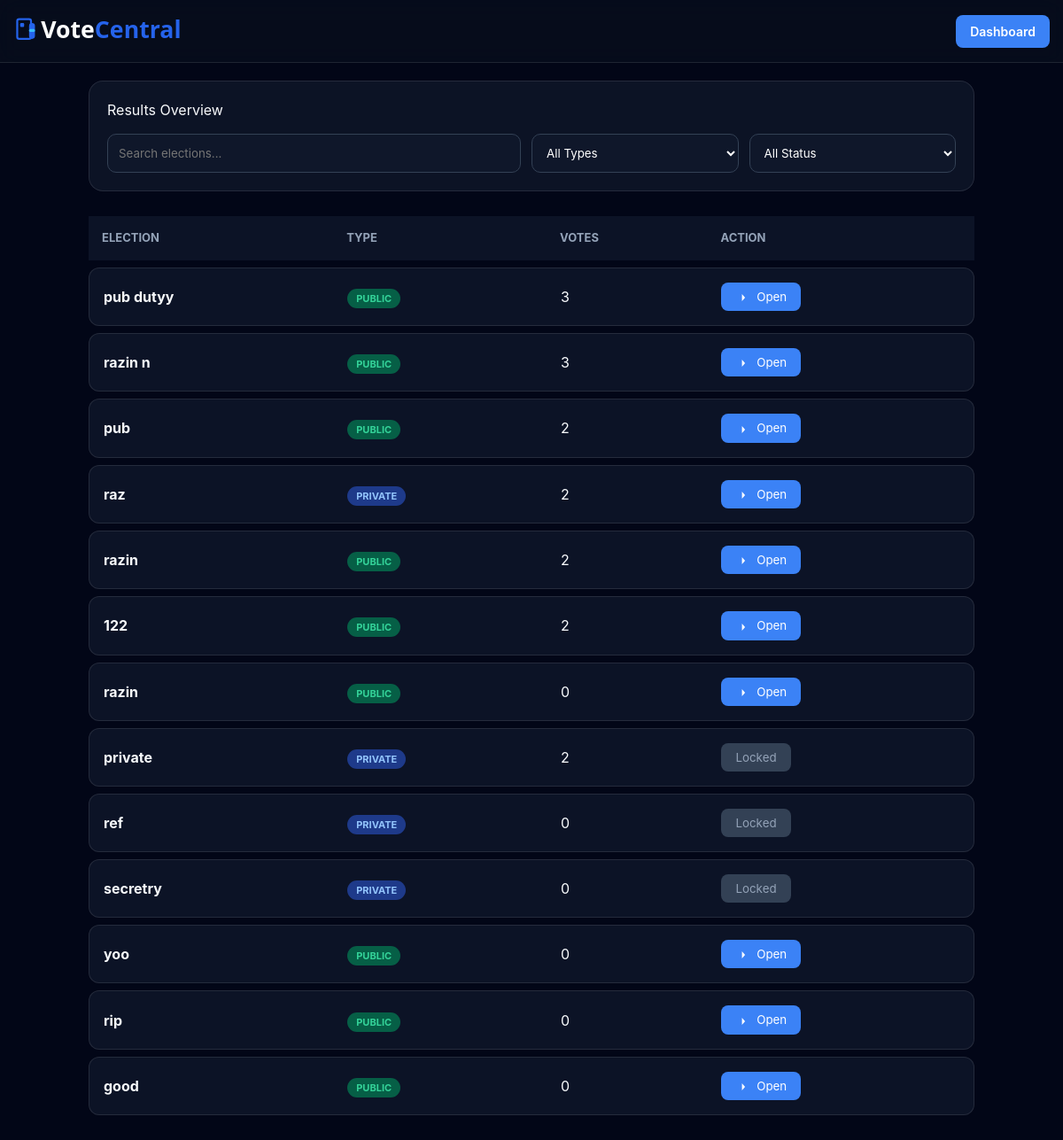
Before: /admin/results (signed in) with the older database file.
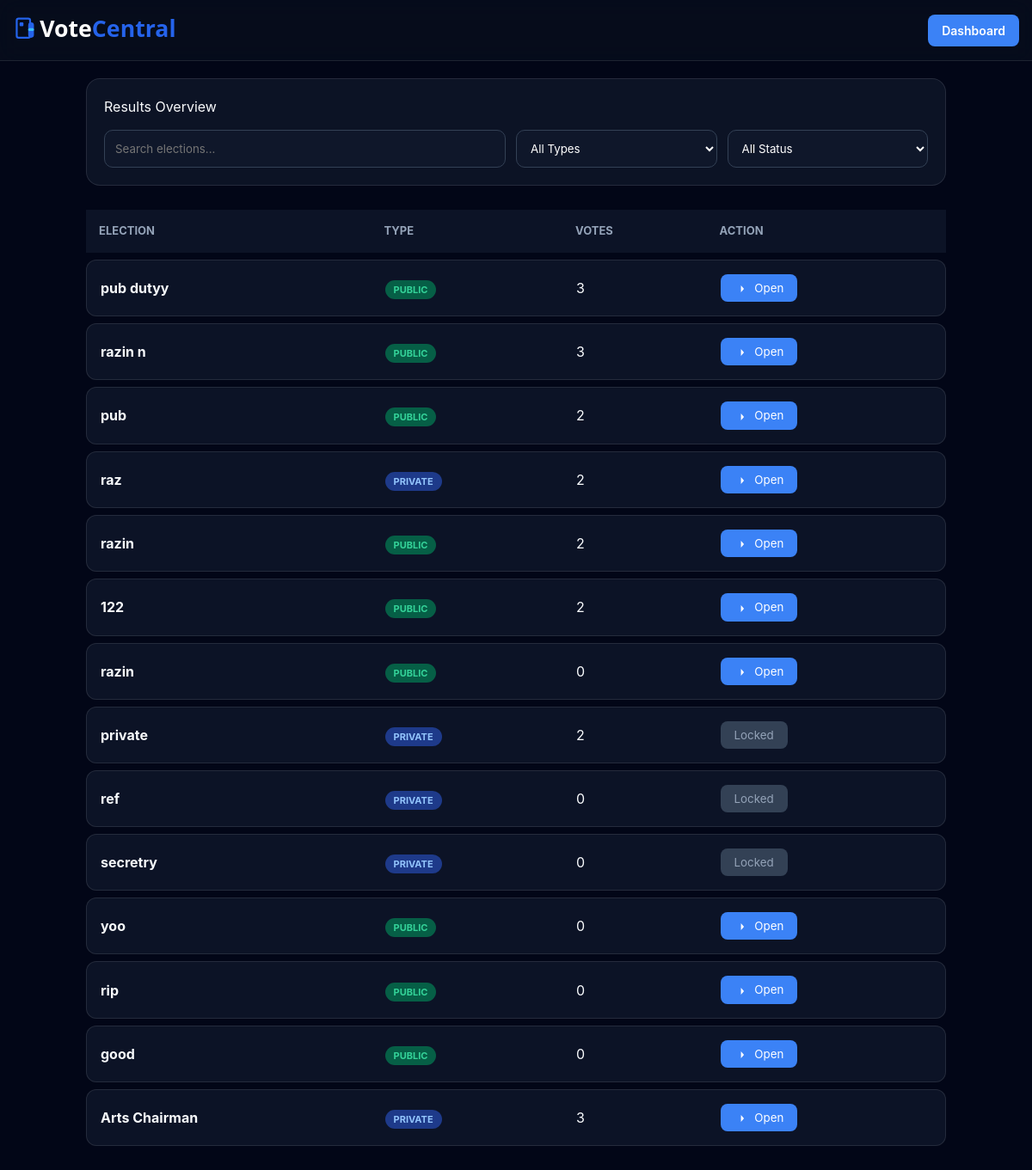
After: the same page with the newer database file.
### app.py (models this page shows)
class Election(db.Model):
    id = db.Column(db.Integer, primary_key=True)
    admin_id = db.Column(db.Integer, db.ForeignKey("admin.id"))
    name = db.Column(db.String(120))
    election_type = db.Column(db.String(20))  # public / private
    public_code = db.Column(db.String(20), nullable=True)
    start_time = db.Column(db.String(40), nullable=True)
    end_time = db.Column(db.String(40), nullable=True)
    result_visible = db.Column(db.Boolean, default=True)
    candidates = db.relationship("Candidate", backref="election", cascade="all,delete")
    votes = db.relationship("Vote", backref="election", cascade="all,delete")
    whitelist = db.relationship("VoterWhitelist", backref="election", cascade="all,delete")

### app.py (the view)
@app.route("/admin/results")
def admin_results_page():
    if not require_admin_login():
        return redirect("/")
    admin = Admin.query.get(session["admin_id"])
    elections = Election.query.filter_by(admin_id=admin.id).all()
    result_list = []
    now = datetime.now()
    for e in elections:
        total_votes = Vote.query.filter_by(election_id=e.id).count()
        ended = False
        if e.end_time:
            end_dt = datetime.fromisoformat(e.end_time) if isinstance(e.end_time, str) else e.end_time
            ended = now >= end_dt
        can_open = False
        reason = ""
        if not e.result_visible:
            reason = "This election is currently set to 'Hidden' by Admin settings."
        elif e.election_type == 'private' and not ended:
            reason = f"Private election results remain locked until the end time ({e.end_time})."
        else:
            can_open = True
        result_list.append({
            "id": e.id,
            "name": e.name,
            "type": e.election_type,
            "total_votes": total_votes,
            "ended": ended,
            "visible": e.result_visible,
            "can_open": can_open,
            "reason": reason
        })
    return render_template("admin_results.html", elections=result_list, admin=admin)

### app.py (called while the page is built)
def require_admin_login():
    if "admin_id" not in session or not session["admin_id"]:
        flash("Admin login required")
        return False
    return True

### templates/admin_results.html (shortened to what this page needs)
<!DOCTYPE html>
<html lang="en">
<head>
</head>
<body>
<nav class="nav-header">
  <div class="header-title-group">
    <img src="/static/uploads/votecentral-logo.svg"
         class="mobile-title-logo"
         alt="VoteCentral">
  </div>
  <a href="/admin/dashboard" class="btn-dash">Dashboard</a>
</nav>
<div class="container">
    <div class="filter-card">
        <div class="section-title">Results Overview</div>
        <div class="filter-grid">
            <input id="searchBox" placeholder="Search elections...">
            <select id="filterType">
                <option value="">All Types</option>
            </select>
            <select id="filterStatus">
                <option value="">All Status</option>
            </select>
        </div>
    </div>
    <div class="results-container">
        <table class="desktop-table">
            <thead>
                <tr>
                    <th>Election</th>
                    <th>Type</th>
                    <th>Votes</th>
                    <th>Action</th>
                </tr>
            </thead>
            <tbody>
                {% for e in elections %}
                <tr class="result-row" data-name="{{ e.name|lower }}" data-type="{{ e.type }}" data-status="{{ 'available' if e.can_open else 'locked' }}">
                    <td><strong>{{ e.name }}</strong></td>
                    <td><span class="badge {{ 'badge-pub' if e.type == 'public' else 'badge-pri' }}">{{ e.type.upper() }}</span></td>
                    <td>{{ e.total_votes }}</td>
                    <td>
                        {% if e.can_open %}
                            <a href="/admin/results/{{ e.id }}"><button class="btn-open">
  <svg class="icon" viewBox="0 0 24 24">
    <path d="M5 12h14M13 5l6 7-6 7"/>
  </svg>
  Open
</button>
</a>
                        {% else %}
                            <button class="btn-locked" onclick="showReason('{{ e.reason }}')">Locked</button>
                        {% endif %}
                    </td>
                </tr>
                {% endfor %}
            </tbody>
        </table>
    </div>
</div>
</body>
</html>

### templates/admin_results.html (style rules this page uses)
:root { --bg: #020617; --card-bg: rgba(15, 23, 42, 0.8); --border: rgba(255, 255, 255, 0.1); --accent: #3b82f6; --text-main: #f8fafc; --text-dim: #94a3b8; --glass: blur(12px); }
* { margin: 0; padding: 0; box-sizing: border-box; font-family: 'Inter', system-ui, sans-serif; }
body { background: var(--bg); color: var(--text-main); line-height: 1.5; padding-bottom: 40px; }
.nav-header { display: flex; justify-content: space-between; align-items: center; padding: 15px; background: rgba(11, 18, 32, 0.5); backdrop-filter: var(--glass); border-bottom: 1px solid var(--border); position: sticky; top: 0; z-index: 100; }
.btn-dash { background: var(--accent); color: white; padding: 8px 16px; border-radius: 8px; text-decoration: none; font-size: 14px; font-weight: 600; transition: 0.3s; }
.container { width: 1000px; max-width: 95%; margin: 20px auto; }
.filter-card { background: var(--card-bg); backdrop-filter: var(--glass); border: 1px solid var(--border); border-radius: 16px; padding: 20px; margin-bottom: 20px; }
.filter-grid { display: grid; grid-template-columns: 2fr 1fr 1fr; gap: 12px; margin-top: 15px; }
input, select { background: #0f172a; border: 1px solid #334155; color: white; padding: 12px; border-radius: 10px; outline: none; }
.results-container { overflow-x: auto; }
.desktop-table { width: 100%; border-collapse: separate; border-spacing: 0 8px; }
.desktop-table th { padding: 15px; text-align: left; color: var(--text-dim); font-size: 13px; text-transform: uppercase; }
.desktop-table tr { background: var(--card-bg); transition: 0.2s; }
.desktop-table td { padding: 16px; border-top: 1px solid var(--border); border-bottom: 1px solid var(--border); }
.desktop-table td:first-child { border-left: 1px solid var(--border); border-radius: 12px 0 0 12px; }
.desktop-table td:last-child { border-right: 1px solid var(--border); border-radius: 0 12px 12px 0; }
.badge { padding: 4px 10px; border-radius: 20px; font-size: 11px; font-weight: 700; }
.badge-pub { background: #065f46; color: #34d399; }
.badge-pri { background: #1e3a8a; color: #93c5fd; }
.btn-open { background: var(--accent); border: none; color: white; padding: 8px 16px; border-radius: 8px; cursor: pointer; }
.btn-locked { background: #334155; color: #94a3b8; border: none; padding: 8px 16px; border-radius: 8px; cursor: not-allowed; }
.header-title-group { display:flex; flex-direction:column; align-items:flex-start; }
.mobile-title-logo { height: 40px; }
.icon { width:14px; height:14px; fill:currentColor; margin-right:6px; vertical-align:middle; }

Changed rows visible on the page:
added Election: name "Arts Chairman", type "PRIVATE", total_votes "3"
